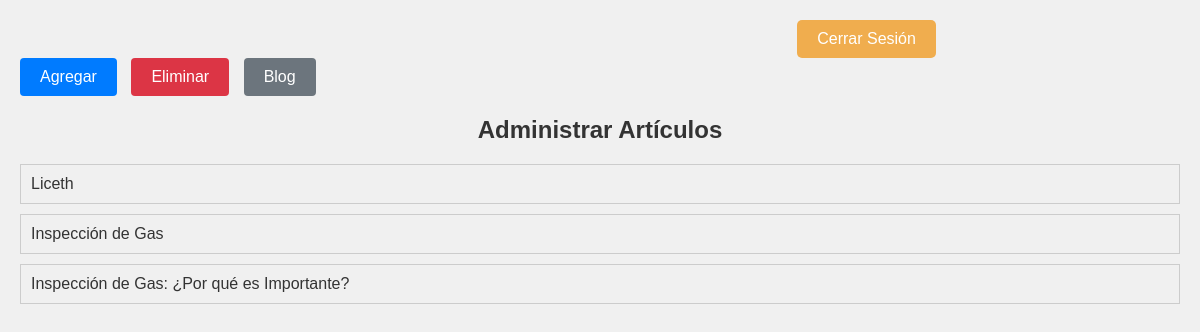
Page /admin_edit.php (signed in) on the committed database.
### tables this page shows
CREATE TABLE `admin_blog` (
  `id` int(11) NOT NULL,
  `titulo` varchar(255) NOT NULL,
  `resumen` text NOT NULL,
  `contenido` text NOT NULL,
  `url_imagen` varchar(255) DEFAULT NULL,
  `fecha_creacion` timestamp NOT NULL DEFAULT current_timestamp(),
  `fecha_actualizacion` timestamp NOT NULL DEFAULT current_timestamp() ON UPDATE current_timestamp()
);

### controlador/conexion.php (called while the page is built, shortened)
<?php
class PDODB
{
    private $servidor;
    private $usuario;
    private $contrasena;
    private $basededatos;
    private $conexion;
    function __construct()
    {
        $this->servidor = "localhost";
        $this->usuario = "root";
        $this->contrasena = "";
        $this->basededatos = "eyc_proyecto_pagina";
    }
    function conectar()
    {
        $opciones = array(
            PDO::MYSQL_ATTR_INIT_COMMAND => "SET NAMES utf8",
            PDO::MYSQL_ATTR_FOUND_ROWS => TRUE
        );
        try {
            $this->conexion = new PDO(
                'mysql:host=' . $this->servidor . ';dbname=' . $this->basededatos,
                $this->usuario,
                $this->contrasena,
                $opciones
            );
            $this->conexion->setAttribute(PDO::ATTR_ERRMODE, PDO::ERRMODE_EXCEPTION);
        } catch (PDOException $e) {
            die("Error en la conexión: " . $e->getMessage());
        }
    }
    function prepare($query)
    {
        try {
            return $this->conexion->prepare($query);
        } catch (PDOException $e) {
            die("Error al preparar la consulta: " . $e->getMessage());
        }
    }
    function consulta($query, $params = array())
    {
        try {
            $statement = $this->prepare($query);
            $statement->execute($params);
            return $statement->fetchAll(PDO::FETCH_ASSOC);
        } catch (PDOException $e) {
            die("Error en la consulta: " . $e->getMessage());
        }
    }
    function close()
    {
        $this->conexion = null;
    }
}
?>

### admin_edit.php (the view, shortened to what this page needs)
<?php
include './controlador/conexion.php';
$db = new PDODB();
$db->conectar();
$sql = "SELECT id, titulo FROM admin_blog ORDER BY fecha_actualizacion DESC";
$articulos = $db->consulta($sql);
function mostrarArticulos($articulos) {
    foreach ($articulos as $articulo) {
        echo '<li><a href="admin_edit.php?id=' . $articulo['id'] . '">' . htmlspecialchars($articulo['titulo']) . '</a></li>';
    }
}
?>
<!DOCTYPE html>
<html lang="es">
<head>
    <link rel="stylesheet" href="./css/admin_edit.css">
</head>
<body>
<button type="button" class="btn btn-warning cerrar" onclick="cerrarSesion()">Cerrar Sesión</button>
<div class="button-container">
    <a href="./admin_create.php" class="button">Agregar</a>
    <a href="./admin_delete.php" class="button button-delete">Eliminar</a>
    <a href="./blog.php" class="button-blog">Blog</a>
</div>
    <h1>Administrar Artículos</h1>
    <ul>
        <?php mostrarArticulos($articulos); ?>
    </ul>
</body>
</html>

### css/admin_edit.css (style rules this page uses)
* { margin: 0; padding: 0; box-sizing: border-box; }
body { font-family: Arial, sans-serif; background-color: #f0f0f0; padding: 20px; }
h1 { text-align: center; margin-bottom: 20px; font-size: 24px; color: #333; }
ul { list-style-type: none; padding: 0; margin: 20px 0; }
ul li { margin-bottom: 10px; }
ul li a { display: block; padding: 10px; background-color: #f0f0f0; border: 1px solid #ccc; text-decoration: none; color: #333; transition: background-color 0.3s ease; }
.button-container { margin-bottom: 20px; }
.button-container .button, .button-container .button-delete, .button-container .button-blog { display: inline-block; background-color: #007bff; color: white; padding: 10px 20px; text-decoration: none; border-radius: 4px; margin-right: 10px; font-size: 16px; }
.button-container .button-delete { background-color: #dc3545; }
.button-container .button-blog { background-color: #6c757d; }
.btn { font-family: Arial, sans-serif; font-size: 16px; padding: 10px 20px; border: none; border-radius: 5px; cursor: pointer; transition: background-color 0.3s ease; }
.btn-warning { background-color: #f0ad4e; color: white; }
.cerrar { margin-left: 67%; margin-right: 30px; }

### rows in the picture
admin_blog: titulo "Liceth"
admin_blog: titulo "Inspección de Gas"
admin_blog: titulo "Inspección de Gas: ¿Por qué es Importante?"
